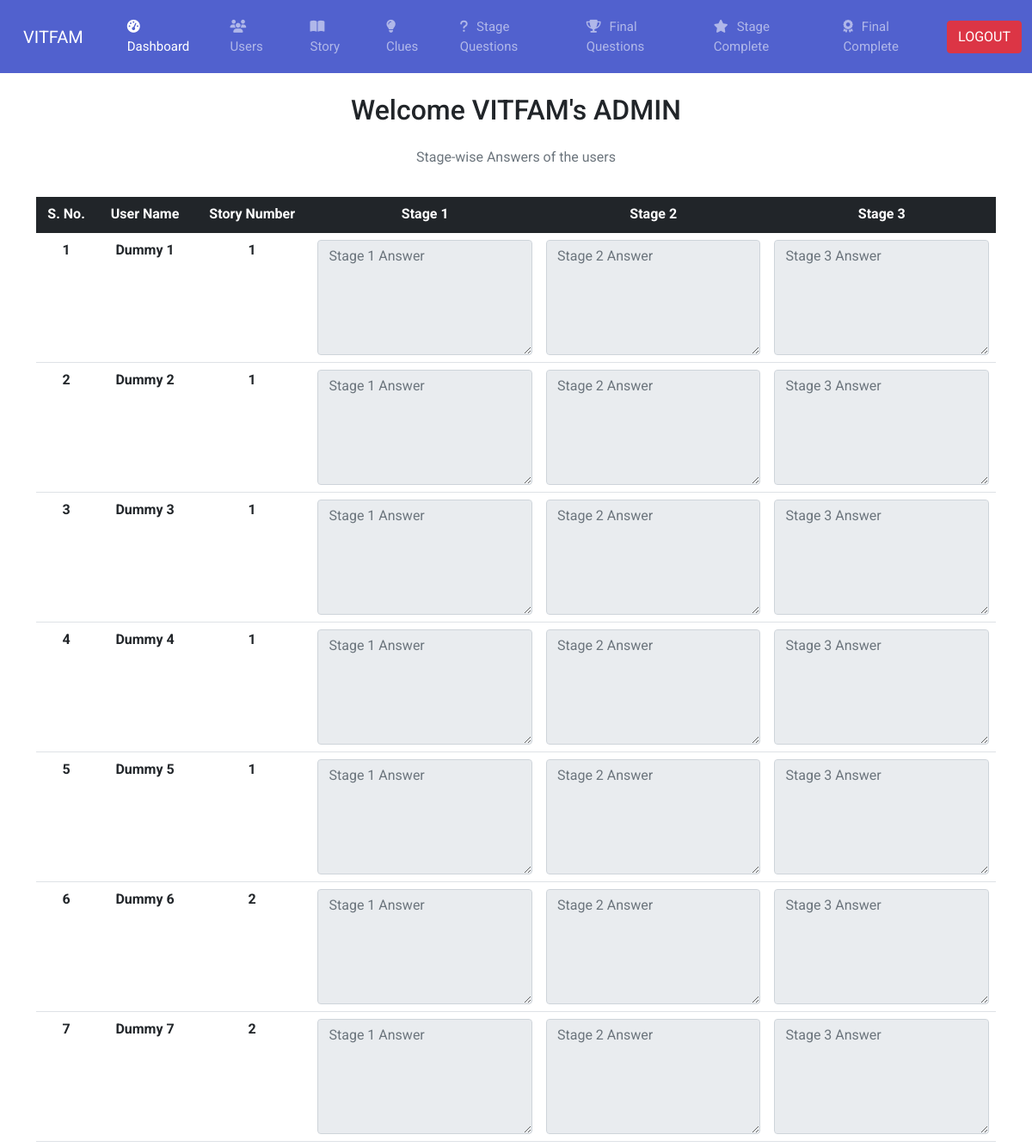
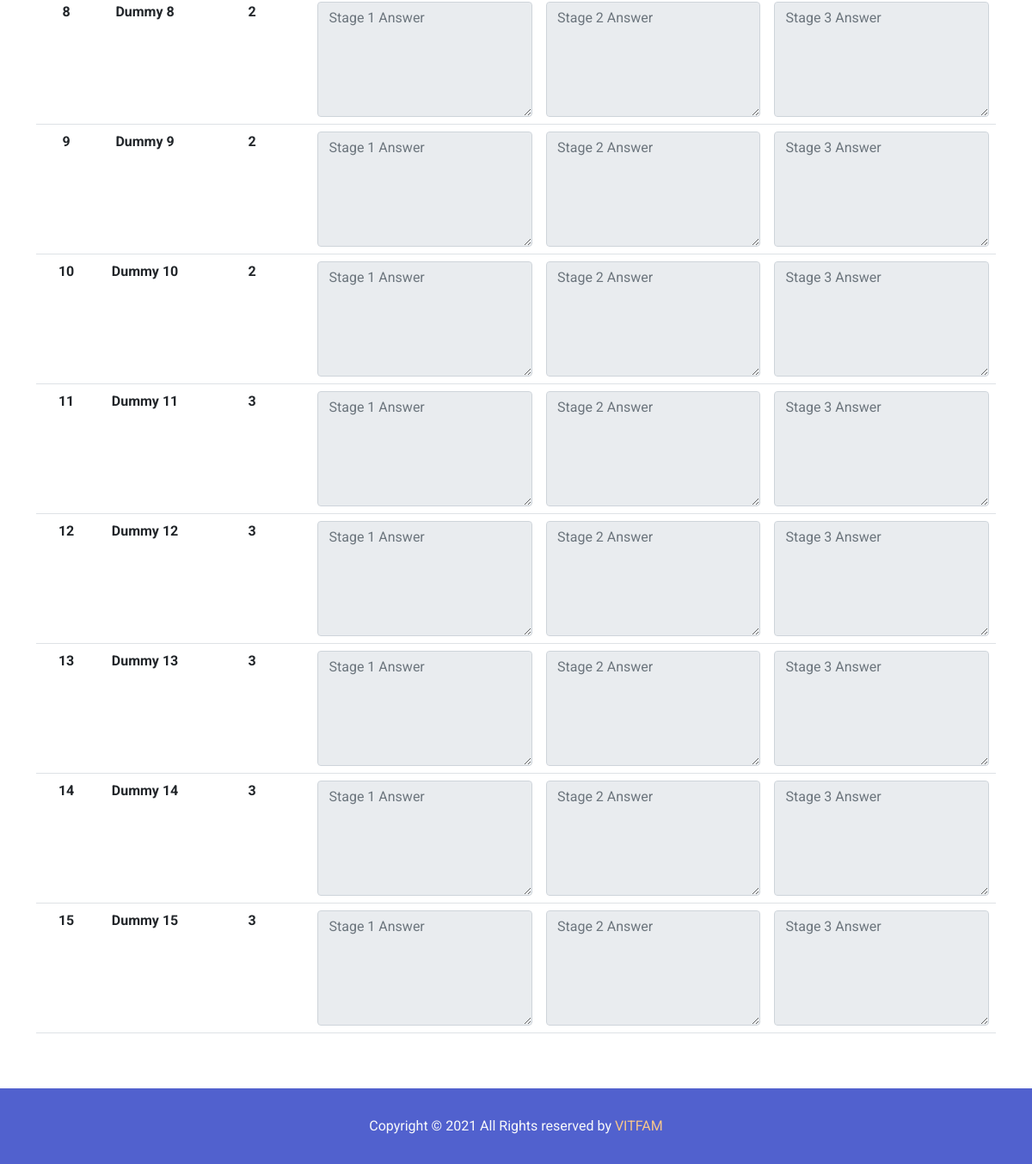
/superuser/stagecomp.php (signed in), run on the app's committed database (2 pictures, top to bottom).
### tables this page shows
CREATE TABLE `users` (
  `user_id` int(255) NOT NULL,
  `username` varchar(255) NOT NULL,
  `user_email` varchar(255) NOT NULL,
  `password` varchar(255) NOT NULL,
  `story_id` int(255) NOT NULL,
  `user_login_check` int(1) NOT NULL DEFAULT 0,
  `timestamp` datetime NOT NULL DEFAULT current_timestamp()
);

CREATE TABLE `user_ques` (
  `user_id` int(255) NOT NULL,
  `question_id` int(255) NOT NULL,
  `stage1_answer` longtext NOT NULL,
  `stage2_answer` longtext NOT NULL,
  `stage3_answer` longtext NOT NULL,
  `ques_increment` int(1) NOT NULL DEFAULT 1
);

### superuser/stagecomp.php (the view, shortened to what this page needs)
<?php
    include '../partials/_dbconnect.php';
?>
<!DOCTYPE html>
<html lang="en">
<head>
    <link href="https://cdn.jsdelivr.net/npm/bootstrap@5.1.1/dist/css/bootstrap.min.css" rel="stylesheet">
    <link rel="stylesheet" href="css/style.css">
</head>
<body>
    <?php require './inside/_header.php'; ?>
    <h2 class="text-center mt-4">Welcome <?php echo $_SESSION['username']; ?></h2>
    <div class="container mt-3">
    <div class="table-responsive">
        <table class="table table-hover caption-top">
        <caption class="mb-4 text-center">Stage-wise Answers of the users</caption>
            <thead class="table-dark">
                <tr>
                    <th class="text-center" scope="col">S. No.</th>
                    <th class="text-center" scope="col">User Name</th>
                    <th class="text-center" scope="col">Story Number</th>
                    <th class="text-center" scope="col">Stage 1</th>
                    <th class="text-center" scope="col">Stage 2</th>
                    <th class="text-center" scope="col">Stage 3</th>
                    <?php
            echo '
                </tr>
            </thead>
            <tbody>
            ';
                $sql = "SELECT * FROM user_ques";
                $result = mysqli_query($conn, $sql);
                if (mysqli_num_rows($result) > 0) {
                    $i = 1;
                    while ($row = mysqli_fetch_assoc($result)) {
                        $uid = $row['user_id'];
                        $user = "SELECT * FROM users WHERE user_id = '$uid'";
                        $res = mysqli_query($conn, $user);
                        if (mysqli_num_rows($res)) {
                            while ($row1 = mysqli_fetch_assoc($res)) {
                                echo "
                                    <tr>
                                        <th class='text-center' scope='row'>" . $i ."</th>
                                        <th class='text-center'>" . $row1['username'] ."</th>
                                        <th class='text-center'>" . $row['question_id'] ."</th>
                                        <td class=''><textarea class='form-control' name='content' placeholder='Stage 1 Answer' rows='5' disabled>" . $row['stage1_answer'] ."</textarea></td>
                                        <td class=''><textarea class='form-control' name='content' placeholder='Stage 2 Answer' rows='5' disabled>" . $row['stage2_answer'] ."</textarea></td>
                                        <td class=''><textarea class='form-control' name='content' placeholder='Stage 3 Answer' rows='5' disabled>" . $row['stage3_answer'] ."</textarea></td>
                                        ";
                                echo '</tr>';
                                $i++;
                            }
                        }
                    }
                }
            ?>
            </tbody>
        </table>
    </div>
    </div>
    <?php require './inside/_footer.php'; ?>
</body>
</html>

### superuser/css/style.css (style rules this page uses)
* { font-family: 'Roboto', sans-serif; margin: 0; padding: 0; }

### data on the page
user_ques: question "1"
users: username "Dummy 1"
user_ques: question "1"
users: username "Dummy 2"
user_ques: question "1"
users: username "Dummy 3"
user_ques: question "1"
users: username "Dummy 4"
user_ques: question "1"
users: username "Dummy 5"
user_ques: question "2"
users: username "Dummy 6"
user_ques: question "2"
users: username "Dummy 7"
user_ques: question "2"
users: username "Dummy 8"
user_ques: question "2"
users: username "Dummy 9"
user_ques: question "2"
users: username "Dummy 10"
user_ques: question "3"
users: username "Dummy 11"
user_ques: question "3"
users: username "Dummy 12"
user_ques: question "3"
users: username "Dummy 13"
user_ques: question "3"
users: username "Dummy 14"
user_ques: question "3"
users: username "Dummy 15"

### other printed values
$_SESSION['username'] "VITFAM's ADMIN"
